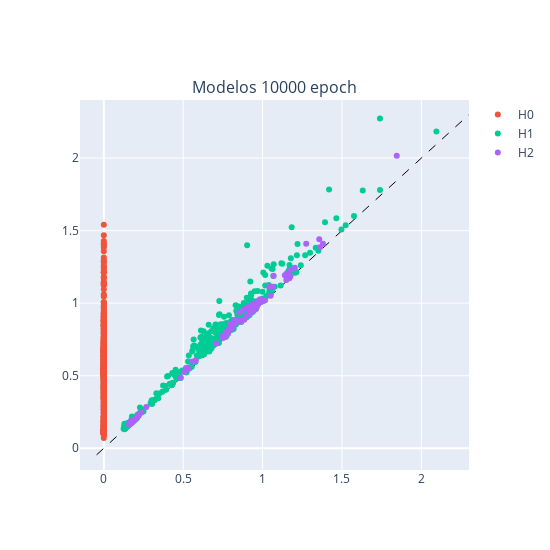

The notebook cell this image was saved under:
### Code cell
# Crear una figura con dos subplots, asegurando que el aspecto de la cuadrícula sea cuadrado
fig = make_subplots(rows=1, cols=1, subplot_titles=[f"Modelos {num_epochs} epoch"], 
                    shared_yaxes=True, shared_xaxes=True)

# Definir un mapeo de colores para cada dimensión (cambia los colores como desees)
dimension_colors = {
    'H0': '#EF553B',
    'H1': '#00CC96',
    'H2': '#AB63FA'
}

# Generar el primer gráfico
fig1 = plot_diagram(diagrams_data[0])
for trace in fig1['data']:
    # Asignar un color basado en la etiqueta del 'trace'
    trace_name = trace.name
    if trace_name in dimension_colors:
        trace.marker.color = dimension_colors[trace_name]
    fig.add_trace(trace, row=1, col=1)

# Ajustar el tamaño de la figura para mantener el aspecto 1:1
fig.update_layout(
    width=550, 
    height=550,
    showlegend=True
)

fig.update_xaxes(
    range=[-0.15,2.3],
)

fig.update_yaxes(
    range=[-0.15,2.4],
)

# Mostrar el gráfico
fig.show()
